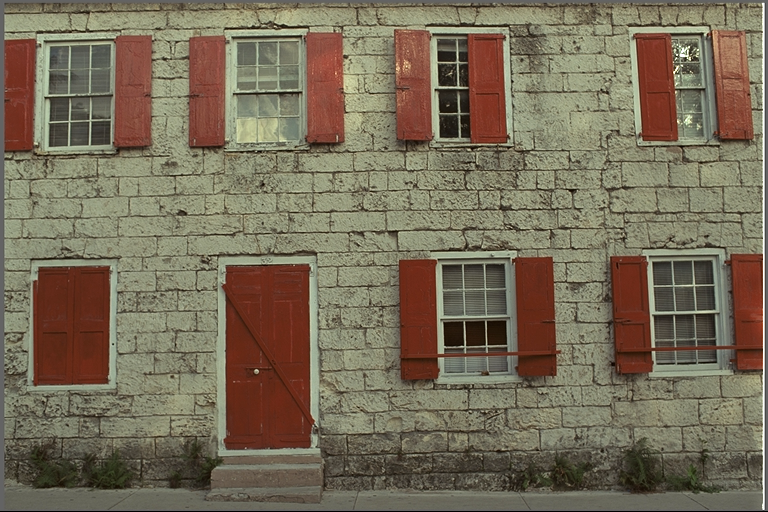
#> input picture kodim01.png, 768 x 512 px
$ python hist.py
#> lines starting #> are read from the running program, lines starting #| are printed output that depends on the picture
import numpy as np
import cv2 as cv
from matplotlib import pyplot as plt

if __name__ == '__main__':
    img = cv.imread('../kodim01.png',0) #得到灰度图
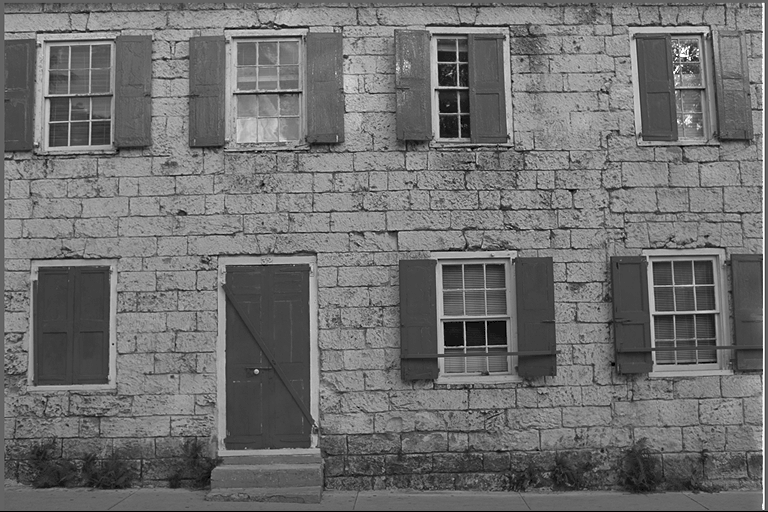
#> img: shape (512, 768); min 0, max 255, mean 111.2
    # hist = cv.calcHist([img],[0],None,[256],[0,256])   #得到直方图
    # hist,bins = np.histogram(img.ravel(),256,[0,256])   #numpy直方图计算
    plt.hist(img.ravel(),256,[0,256])
    plt.show()
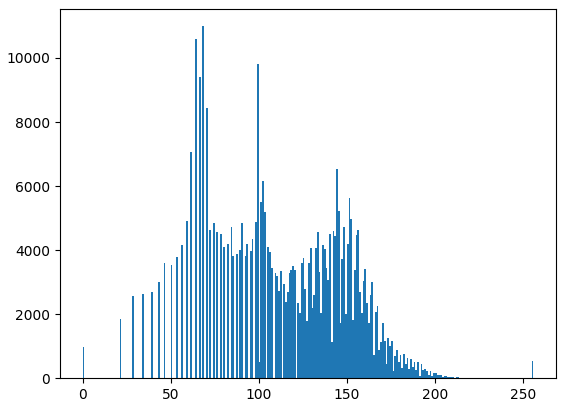
#> figure drawn by matplotlib, 1 panel; tallest bar 10993 high, from x = 68 to 69

$ run again, with apple.png copied over kodim01.png
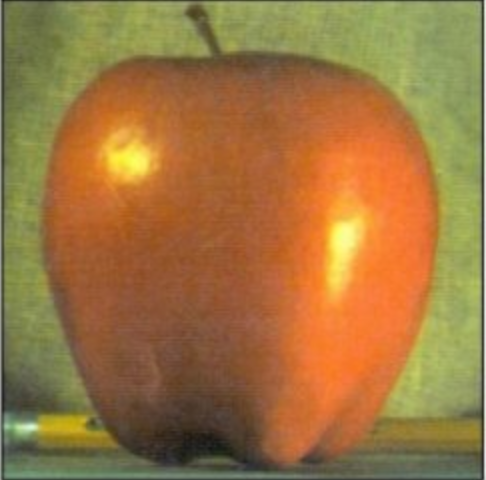
#> input picture apple.png, 486 x 480 px
#> `img = cv.imread('../kodim01.png',0)`:
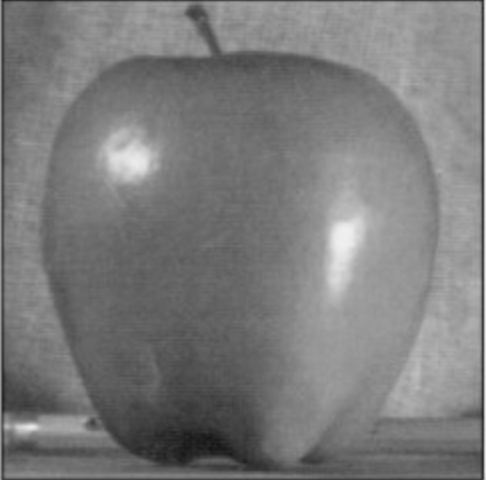
#> img: shape (480, 486); min 19, max 241, mean 123.2
#> `plt.show()`:
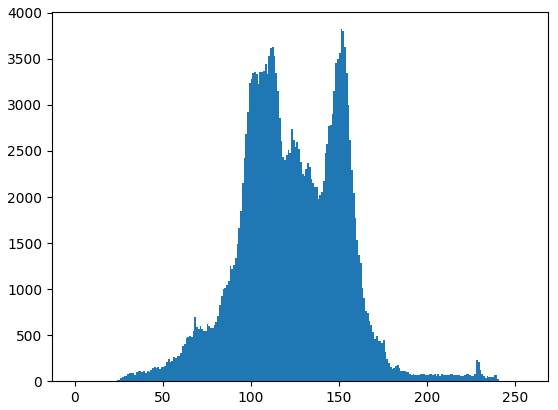
#> figure drawn by matplotlib, 1 panel; tallest bar 3822 high, from x = 151 to 152
